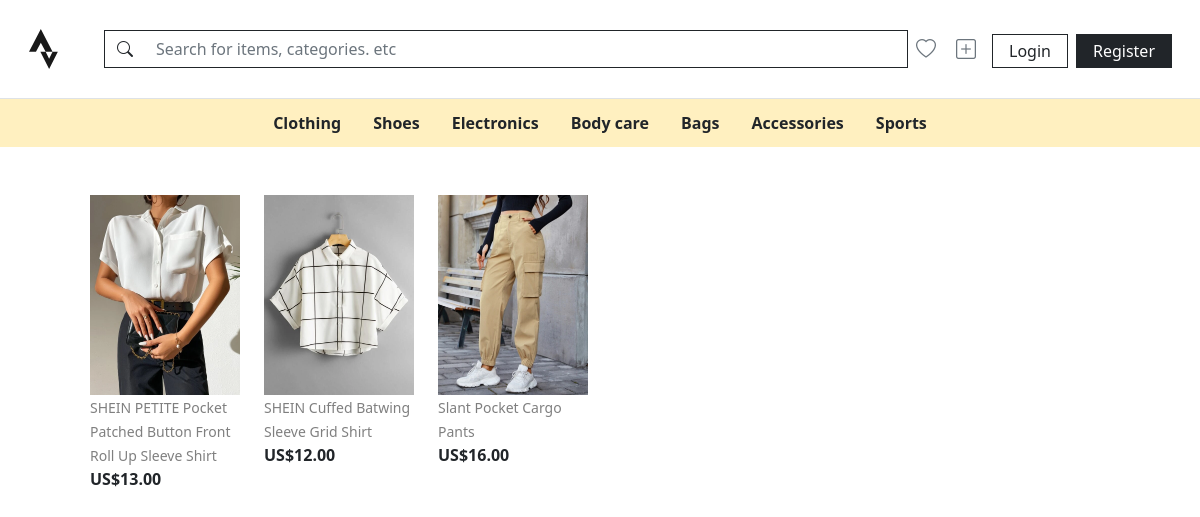
Screenshot of /categories/view-listings/1 with the database file from the repository.
### auctions/models.py (models this page shows, shortened)
class Category(models.Model):
    name = models.CharField(max_length=100, blank=True, null=True)

class Listing(models.Model):
    title = models.CharField(max_length=100)
    description = models.TextField()
    starting_bid = models.DecimalField(max_digits=19, decimal_places=2)
    is_active = models.BooleanField(default=True)
    photo = models.ImageField(
        upload_to='images/listing-photos',
        blank=True, null=True
    )
    category = models.ForeignKey(Category, on_delete=models.CASCADE, related_name='listings', blank=True, null=True)
    created_at = models.DateField(auto_now_add=True)
    owner = models.ForeignKey(User, on_delete=models.CASCADE, related_name='listings')

### auctions/views.py (the view)
# urls.py: path('categories/view-listings/<int:category_id>', views.view_listings_category, name='view_listings_category'),
def view_listings_category(request, category_id):
    category = Category.objects.get(pk=category_id)
    listings = Listing.objects.filter(category=category)
    return render(request, 'auctions/categories/view_listings.html', {
        'category': category,
        'listings': listings,
        'categories': Category.objects.all()
    })

### auctions/templates/auctions/categories/view_listings.html
{% extends "auctions/layout.html" %}
{% block nav %}
    <nav class="navbar navbar-warning navbar-expand-lg bg-warning bg-opacity-25 p-0">
        <div class="container-fluid py-1">
            <ul class="navbar-nav text-center m-auto">
                {% for category in categories %}
                    <li class="nav-item active">
                        <a class="mx-2 nav-link link-dark fw-semibold" href="{% url 'view_listings_category' category.id %}">
                            {{ category.name.capitalize }}
                        </a>
                    </li>
                {% endfor %}
            </ul>
        </div>
    </nav>
{% endblock %}
{% block body %}
    <div class="container">
        {% include 'auctions/snippets/display-items.html' with listings=listings %}
    </div>
{% endblock %}

### auctions/templates/auctions/snippets/display-items.html
<div class="row justify-content-start">
    {% for listing in listings %}
        <div class="col-lg-2 col-md-3 col-sm-4 text-start">
            <a class="text-decoration-none text-reset" href="{% url 'view_listing' listing.id %}">
                {% if listing.photo %}
                    <img src="{{ listing.photo.url }}" class="img-fluid">
                {% endif %}
                <p class="text-black-50 mb-0 link-secondary"><small>{{ listing.title }}</small></p>
            </a>
            <p class="fw-bold">US${{ listing.starting_bid }}</p>
        </div>
    {% empty %}
        <p>No Active Listings yet</p>
    {% endfor %}
</div>

### rows the page displays
Category: name "Clothing"
Category: name "Shoes"
Category: name "Electronics"
Category: name "Body care"
Category: name "Bags"
Category: name "Accessories"
Category: name "Sports"
Listing: photo (picture), title "SHEIN PETITE Pocket Patched Button Front Roll Up Sleeve Shirt", starting_bid "13.00"
Listing: photo (picture), title "SHEIN Cuffed Batwing Sleeve Grid Shirt", starting_bid "12.00"
Listing: photo (picture), title "Slant Pocket Cargo Pants", starting_bid "16.00"
